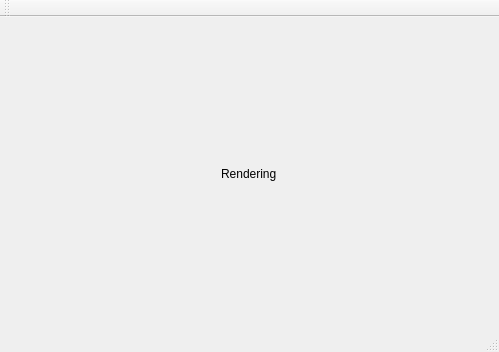
<?xml version="1.0" encoding="UTF-8"?>
<ui version="4.0">
 <class>MainWindow</class>
 <widget class="QMainWindow" name="MainWindow">
  <property name="geometry">
   <rect>
    <x>0</x>
    <y>0</y>
    <width>499</width>
    <height>352</height>
   </rect>
  </property>
  <property name="windowTitle">
   <string>QTrace</string>
  </property>
  <widget class="QWidget" name="centralWidget">
   <property name="sizePolicy">
    <sizepolicy hsizetype="Maximum" vsizetype="Maximum">
     <horstretch>0</horstretch>
     <verstretch>0</verstretch>
    </sizepolicy>
   </property>
   <property name="autoFillBackground">
    <bool>false</bool>
   </property>
   <layout class="QHBoxLayout" name="horizontalLayout">
    <item>
     <layout class="QFormLayout" name="formLayout"/>
    </item>
    <item alignment="Qt::AlignHCenter">
     <widget class="QLabel" name="referenceImage">
      <property name="sizePolicy">
       <sizepolicy hsizetype="Expanding" vsizetype="Expanding">
        <horstretch>0</horstretch>
        <verstretch>0</verstretch>
       </sizepolicy>
      </property>
      <property name="text">
       <string>Rendering</string>
      </property>
     </widget>
    </item>
   </layout>
  </widget>
  <widget class="QMenuBar" name="menuBar">
   <property name="geometry">
    <rect>
     <x>0</x>
     <y>0</y>
     <width>499</width>
     <height>25</height>
    </rect>
   </property>
  </widget>
  <widget class="QToolBar" name="mainToolBar">
   <attribute name="toolBarArea">
    <enum>TopToolBarArea</enum>
   </attribute>
   <attribute name="toolBarBreak">
    <bool>false</bool>
   </attribute>
  </widget>
  <widget class="QStatusBar" name="statusBar"/>
 </widget>
 <layoutdefault spacing="6" margin="11"/>
 <resources/>
 <connections/>
</ui>
